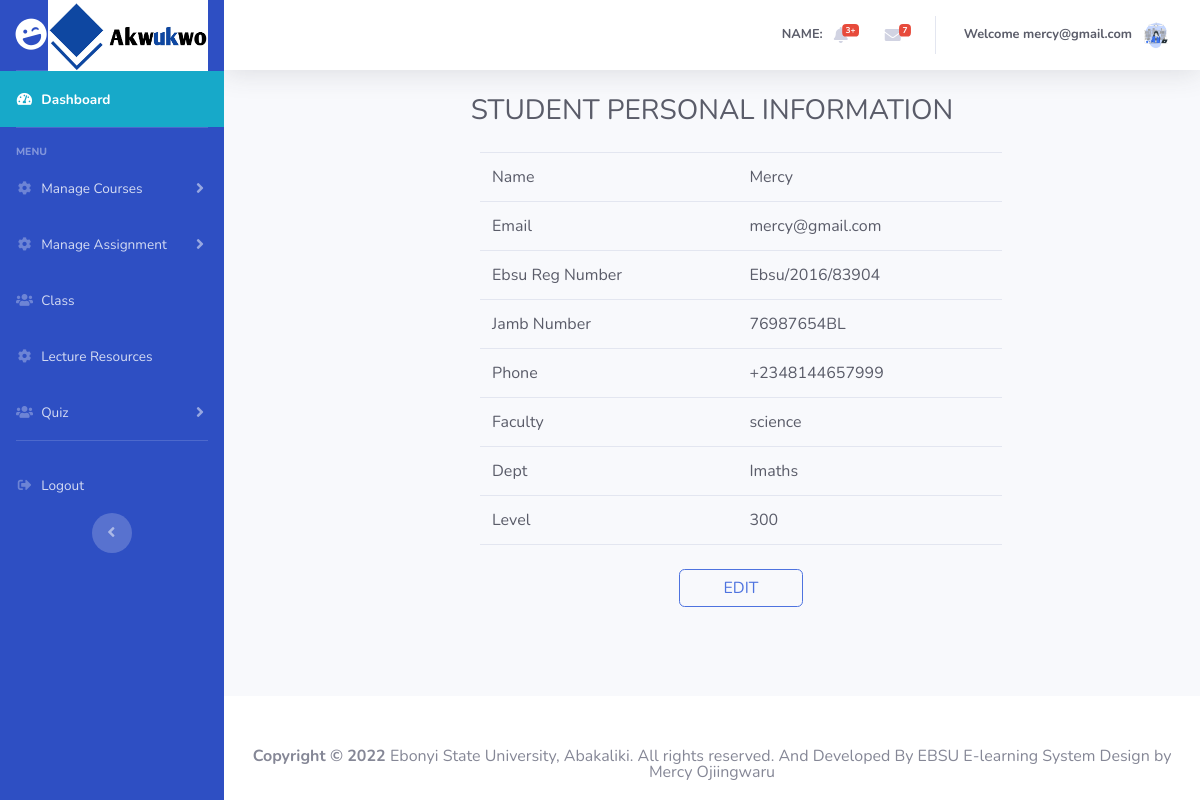
The app's page /students/profile.php (signed in) with its own data.
### tables this page shows
CREATE TABLE `student` (
  `id` int(10) NOT NULL,
  `name` varchar(100) NOT NULL,
  `email` varchar(30) NOT NULL,
  `regnumber` varchar(20) NOT NULL,
  `faculty` varchar(40) NOT NULL,
  `dept` varchar(100) NOT NULL,
  `jambid` varchar(20) NOT NULL,
  `phone` varchar(20) NOT NULL,
  `level` varchar(30) NOT NULL,
  `password` varchar(256) NOT NULL
);

### server/classes/dbconnection.php (called while the page is built, shortened)
<?php
class DbConnection {
	private $host = "localhost";
	private $dbname = "e-learning";
	private $username = "root";
	private $password = "";
	public function __construct() {
		try {
			$this->connection =
			new PDO('mysql:host=' . $this->host . ';dbname=' . $this->dbname, $this->username, $this->password);
		} catch(PDOException $ex) {
			echo $ex->getMessage();
		}
	}
}
?>

### server/classes/fetchData.php (called while the page is built, shortened)
<?php
require_once('dbconnection.php');
class fetchData extends DbConnection
{
    public function displayStudentProfile($email)
    {
        $sql = "SELECT * FROM student WHERE email = :email ";
        $query = $this->connection->prepare($sql);
        $exec = $query->execute(array(':email' => $email));
        if ($query->errorCode() == 0) {
            if ($query->rowCount() > 0) {
                $data = $query->fetchAll(PDO::FETCH_ASSOC);
                return array('status' => 1, 'data' => $data);
            } else {
                return array('status' => 0);
            }
        } else {
            return array('status' => 0, 'message' => $query->errorInfo());
        }
    }
}

### students/profile.php (the view, shortened to what this page needs)
<?php
	require_once 'header.php';
  require_once '../server/classes/fetchData.php';
  $student = $_SESSION['email'];
?>
        <div class="container-fluid">
          <h1 class="h3 mb-4 text-gray-800 text-center">STUDENT PERSONAL INFORMATION</h1>
          <div class="offset-md-3">
            <table class="table text-dark w-75">
              <?php
                  $fetchData = new fetchData;
                  $fetchResponse = $fetchData->displayStudentProfile($student);
                  if(is_array($fetchResponse)){
                      if(isset($fetchResponse['status'])){
                        $data = $fetchResponse['data'][0];
                        $id = $data['id'];
                        $name = $data['name'];
                        $email = $data['email'];
                        $regnumber = $data['regnumber'];
                        $jambid = $data['jambid'];
                        $level = $data['level'];
                        $faculty = $data['faculty'];
                        $dept = $data['dept'];
                        $phone = $data['phone'];
              ?>
              <tbody>
                <tr class="text-start">
                  <td>Name</td>
                  <td><?php echo $name; ?></td>
                </tr>
                <tr class="text-start">
                  <td>Email</td>
                  <td><?php echo $email; ?></td>
                </tr>
                <tr class="text-start">
                  <td>Ebsu Reg Number</td>
                  <td><?php echo $regnumber; ?></td>
                </tr>
                <tr class="text-start">
                  <td>Jamb Number</td>
                  <td><?php echo $jambid; ?></td>
                </tr>
                <tr class="text-start">
                  <td>Phone</td>
                  <td><?php echo $phone; ?></td>
                </tr>
                <tr class="text-start">
                  <td>Faculty</td>
                  <td><?php echo $faculty; ?></td>
                </tr>
                <tr class="text-start">
                  <td>Dept</td>
                  <td><?php echo $dept; ?></td>
                </tr>
                <tr class="text-start">
                  <td>Level</td>
                  <td><?php echo $level; ?></td>
                </tr>
                <tr>
                  <td colspan="2" class="text-center pt-4">
                    <a  href="updatebio.php?id=<?php echo $id?>" class="btn btn-outline-primary w-25">EDIT</a>
                  </td>
                </tr>
              </tbody>
              <?php  }}?>
            </table>
          </div>
        </div>
      </div>
<?php
	require_once 'footer.php';
?>

### assets/css/style.css (style rules this page uses)
* { margin:0; padding: 0; box-sizing: border-box; }

### records on screen
student: name "Mercy", email "mercy@gmail.com", regnumber "Ebsu/2016/83904", jambid "76987654BL", phone "+2348144657999", faculty "science", dept "Imaths", level "300"

### other values on screen
$_SESSION['email'] "mercy@gmail.com"
FULL_NAME "EBSU E-learning System"
DEVELOPERNAME "Mercy Ojiingwaru"
